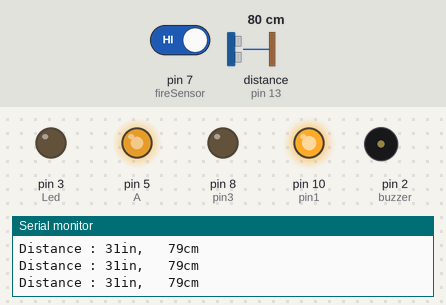
This sketch was run on a simulated Arduino Uno, built with avr-gcc and run on an emulated ATmega328P. On the bench: output pins drawn as LEDs (lit = HIGH), buzzer (waves = sounding, pin HIGH), the last lines printed to the serial monitor. Wiring (inferred from the names in the program): ultrasonic range finder: trigger pin 12; echo pin 13. The test bench sets the inputs (shaded band); at power-on: pin 7 (fireSensor) HIGH, distance to the obstacle (sensor on pin 13) 80 cm. The echo pulse lasts 58.3 µs per cm; pins used as bus, display or sensor lines are not drawn.

Above: at 1.2 s.
1.3 s: pin 7 (fireSensor) driven LOW
At 2.7 s:
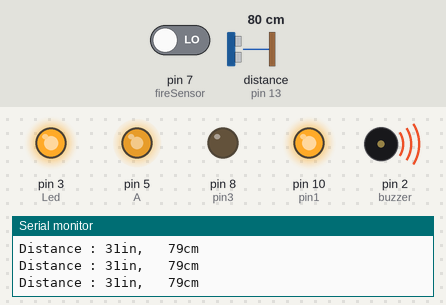
3.0 s: pin 7 (fireSensor) driven HIGH
At 6.1 s:
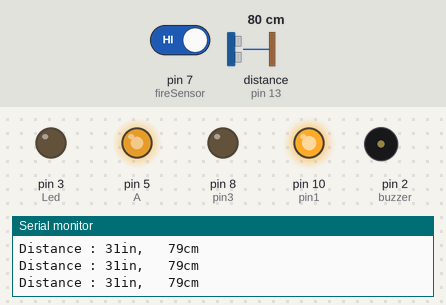
Timing chart, 0 to 7.6 s (numbered marks = the images above; inputs shaded):
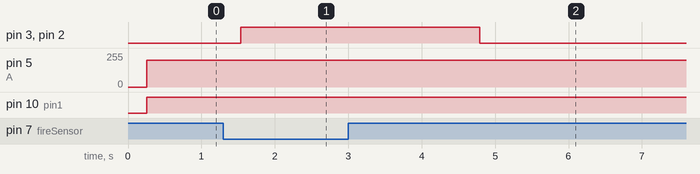

Measured:
- after the input at 1.3 s, pin 3 (Led), pin 2 (buzzer): LOW → HIGH after 0.23 s
- after the input at 3.0 s, pin 3 (Led), pin 2 (buzzer): HIGH → LOW after 1.8 s

The sketch:

test20191015.ino
```cpp
const byte A = 5;  // 馬達A的致能接腳
const byte pin1 = 10;  // 馬達A的正反轉接腳
const byte pin3 = 8;  // 馬達A的正反轉接腳
const byte speed = 200;
const byte TrigPin = 12;  // 超音波模組的觸發腳
const byte EchoPin = 13;  // 超音波模組的接收腳
long duration, cm, inches;

const int buzzer = 2;
const int Led=3;
const int fireSensor=7;
int val;

void Stop() {  // 馬達停止
  analogWrite(A, 0); // 馬達A的PWM輸出

 }

  void forward(){      // 馬達轉向：前進（兩個馬達都正轉）
   analogWrite(A, speed);  // 馬達A的PWM輸出
  digitalWrite(pin1, HIGH);
  digitalWrite(pin3, LOW);
 }
void setup() {
   Serial.begin (9600);
  pinMode(pin1, OUTPUT);    // 觸發腳設定成「輸出」
  pinMode(pin3, OUTPUT);    // 接收腳設定成「輸入」
  pinMode(TrigPin, OUTPUT);    // 觸發腳設定成「輸出」
  pinMode(EchoPin, INPUT);    // 接收腳設定成「輸入」
    pinMode(Led,OUTPUT);
  pinMode(buzzer,OUTPUT);
  pinMode(fireSensor,INPUT);
}

void loop() {
  digitalWrite(TrigPin, LOW);
  delayMicroseconds(5);
  digitalWrite(TrigPin, HIGH);     // 給 Trig 高電位，持續 10微秒
  delayMicroseconds(10);
  digitalWrite(TrigPin, LOW);

  pinMode(EchoPin, INPUT);             // 讀取 echo 的電位
  duration = pulseIn(EchoPin, HIGH);   // 收到高電位時的時間

  cm = (duration/2) / 29.1;         // 將時間換算成距離 cm 或 inch
  inches = (duration/2) / 74;

  Serial.print("Distance : ");
  Serial.print(inches);
  Serial.print("in,   ");
  Serial.print(cm);
  Serial.print("cm");
  Serial.println();
  delay(250);

  val=digitalRead(fireSensor);
  if(val==LOW)
  {
    digitalWrite(Led,HIGH);
    digitalWrite(buzzer,HIGH);
    delay(3000);
  }else{
    digitalWrite(Led,LOW);
    digitalWrite(buzzer,LOW);
  }
  forward();


}
```
